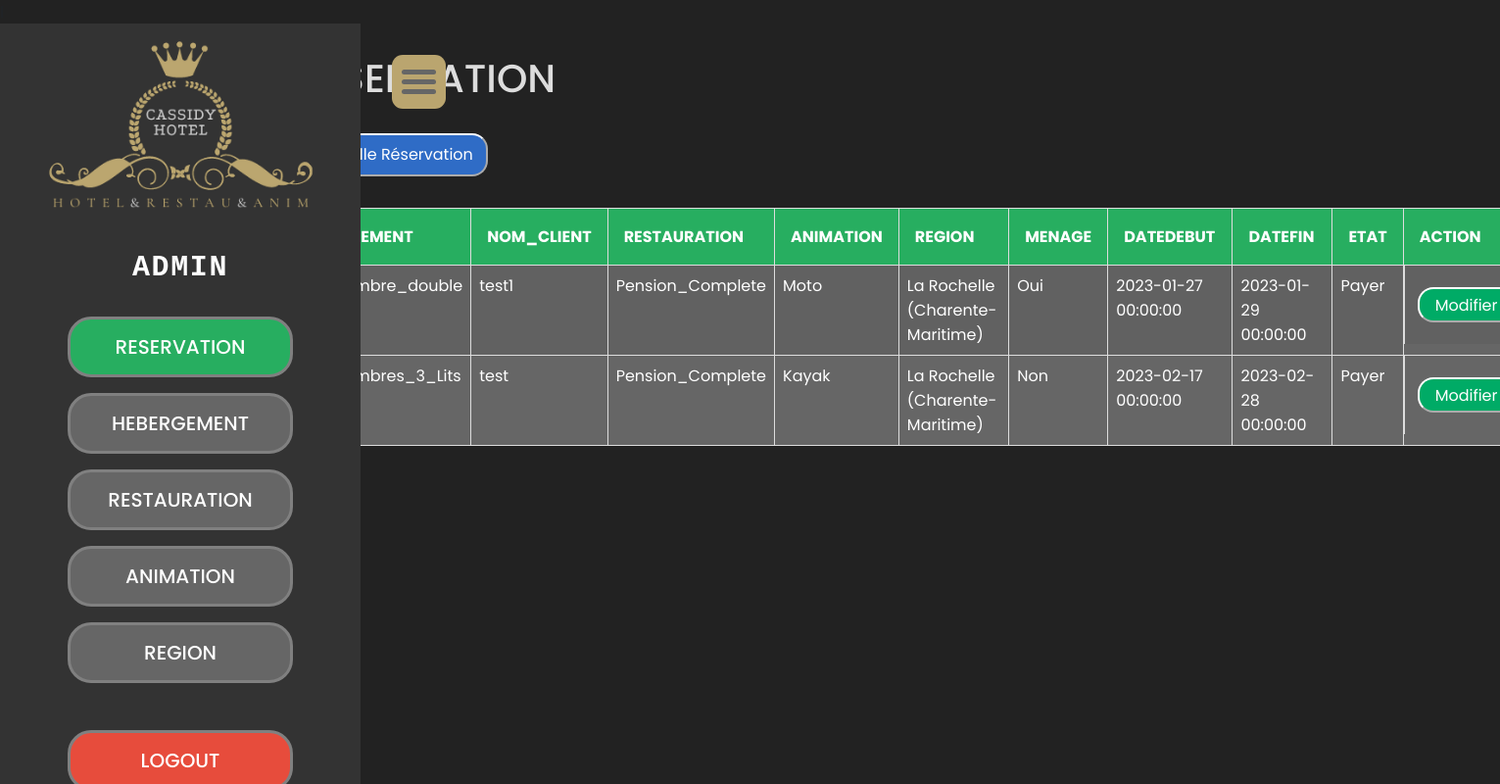
Screenshot of /cvven/Vue/admin_res.php (signed in) with the database file from the repository.
### tables this page shows
CREATE TABLE `Reservation` (
  `Reservation_ID` int(11) NOT NULL,
  `Hebergement_ID` int(11) NOT NULL,
  `Client_ID` int(11) NOT NULL,
  `Restauration_ID` int(11) NOT NULL,
  `Animation_ID` int(11) NOT NULL,
  `Region_ID` int(11) NOT NULL,
  `Menage` varchar(20) NOT NULL,
  `DateDebut` datetime NOT NULL,
  `DateFin` datetime NOT NULL,
  `Etat` varchar(30) NOT NULL DEFAULT 'en cours de confirmation'
);

CREATE TABLE `Hebergement` (
  `ID` int(11) NOT NULL,
  `Logements` varchar(40) NOT NULL,
  `prix` int(11) NOT NULL
);

CREATE TABLE `Client` (
  `ID` int(11) NOT NULL,
  `Nom` varchar(255) NOT NULL,
  `Prenom` varchar(255) NOT NULL,
  `telephone` int(20) NOT NULL,
  `mail` varchar(100) NOT NULL,
  `password` varchar(50) NOT NULL,
  `users_type` varchar(20) NOT NULL DEFAULT 'user'
);

CREATE TABLE `Restauration` (
  `ID` int(11) NOT NULL,
  `Type_Resto` varchar(50) NOT NULL
);

CREATE TABLE `Animation` (
  `ID` int(11) NOT NULL,
  `Nom_Anim` varchar(30) NOT NULL,
  `Vacances_Scolaire` tinyint(1) NOT NULL,
  `Hors_Vacances_Scolaire` tinyint(1) NOT NULL
);

CREATE TABLE `Region` (
  `ID` int(11) NOT NULL,
  `Nom_Region` varchar(50) DEFAULT NULL
);

### cvven/Vue/common/menu.php (shortened to what this page needs)
<link rel="stylesheet" href="../css/menu.css">
<?php
     $url = $_SERVER['REQUEST_URI'];
    $reservation="";
    $hebergement="";
    $restauration="";
    $animation="";
    $region="";
    $logout="logout";
    if(strpos($url,"admin_res.php")>0){
        $reservation="active";
    }
?>
<header id="sidebar">
    <div class="hamburger" onclick="myFunction()">
        <div class="top"></div>
        <div class="mid"></div>
        <div class="bottom"></div>
    </div>
    <div class="content">
        <div class="top">
            <div class="logo">
                <img src="../Image/hotel.png">
            </div>
            <h2><span>admin</span><h2>
        </div>
            <div class="sidebar1">
            <ul1>
                <li1>
                    <a href="admin_res.php" class='<?=$reservation?>'>
                        <h4 class="reservation <?=$reservation?>">Reservation</h4>
                    </a>
                </li1>
                <li1>
                    <a href="admin_heb.php" class='<?=$hebergement?>'>
                        <h4 class="annonce <?=$hebergement?>">Hebergement</h4>
                    </a>
                </li1>
                <li1>
                    <a href="admin_resto.php" class='<?=$restauration?>'>
                        <h4 class="piece <?=$restauration?>">Restauration</h4>
                    </a>
                </li1>
                <li1>
                    <a href="admin_anim.php" class='<?=$animation?>'>
                        <h4 class="services <?=$animation?>">Animation</h4>
                    </a>
                </li1>
                <li1>
                    <a href="admin_region.php" class='<?=$region?>'>
                        <h4 class="photo <?=$region?>">Region</h4>
                    </a>
                </li1>
                <li1>
                    <a href="../Controleur/clogout_admin.php" class='<?=$logout?>'>
                        <h4>Logout</h4>
                    </a>
                </li1>
            </ul1>
        </div>
    </div>
</header>

### cvven/Vue/admin_res.php (shortened to what this page needs)
<?php
include "./common/menu.php";
?>
<!DOCTYPE html>
<html lang="en">
<head>
    <link rel="stylesheet" type="text/css" href="https://cdn.jsdelivr.net/npm/bootstrap@5.0.2/dist/css/bootstrap.min.css">
    <link rel="stylesheet" href="../css/admin.css">
</head>
<body>
    <div class="container">
        <div class="title">
            <h1>Réservation</h1>
        </div>
        <div class="row">
            <div class="col-12">
                <button type="button" class="btn-add" data-bs-toggle="modal" data-bs-target="#addnew">
                    Nouvelle Réservation
                </button>
                <table class="table table-bordered table-striped">
                    <thead>
                        <th class="top-th">Id</th>
                        <th class="top-th">Logement</th>
                        <th class="top-th">Nom_Client</th>
                        <th class="top-th">Restauration</th>
                        <th class="top-th">Animation</th>
                        <th class="top-th">Region</th>
                        <th class="top-th">Menage</th>
                        <th class="top-th">datedebut</th>
                        <th class="top-th">datefin</th>
                        <th class="top-th">Etat</th>
                        <th class="top-th">Action</th>
                    </thead>
                    <?php
                    include "../Modele/admin_res/reservation.php";
                    ?>
                </table>
            </div>
        </div>
    </div>
</body>
</html>

### cvven/Modele/admin_res/reservation.php (shortened to what this page needs)
<?php
$database = new Connection();
$db = $database->open();
try {
    $sql = "SELECT *,Hebergement.*, Restauration.Type_Resto, Animation.Nom_Anim, Region.Nom_Region
                FROM Reservation AS Res
            INNER JOIN Hebergement ON Hebergement.ID = Res.Hebergement_ID
            INNER JOIN Restauration ON Restauration.ID = Res.Restauration_ID
            INNER JOIN Animation ON Animation.ID = Res.Animation_ID
            INNER JOIN Region ON Region.ID = Res.Region_ID
            INNER JOIN Client ON Client.ID = Res.Client_ID";
    foreach ($db->query($sql) as $row) {
?>
        <tr>
            <td><?php echo htmlspecialchars($row['Reservation_ID']); ?></td>
            <td><?php echo htmlspecialchars($row['Logements']); ?></td>
            <td><?php echo htmlspecialchars($row['Nom']); ?></td>
            <td><?php echo htmlspecialchars($row['Type_Resto']); ?></td>
            <td><?php echo htmlspecialchars($row['Nom_Anim']); ?></td>
            <td><?php echo htmlspecialchars($row['Nom_Region']); ?></td>
            <td><?php echo htmlspecialchars($row['Menage']); ?></td>
            <td><?php echo htmlspecialchars($row['DateDebut']); ?></td>
            <td><?php echo htmlspecialchars($row['DateFin']); ?></td>
            <td><?php echo htmlspecialchars($row['Etat']); ?></td>
            <td class="td-edit-delete">
                <a href="#edit_<?php echo htmlspecialchars($row['Reservation_ID']); ?>" class="btn-edit" data-bs-toggle="modal"> Modifier</a>
            </td>
        </tr>
<?php
    }
} catch (PDOException $e) {
    echo 'Il y a un problème de connexion :' . $e->getMessage();
}
?>

### cvven/css/menu.css (style rules this page uses)
:root { --green:#27ae60; --orange:#f39c12; --red:#e74c3c; --black:#333; --light-color:#666; --white:#fff; --light-bg:#f6f6f6; --gray: rgb(173, 170, 170) ; --border:.3rem solid rgba(0, 0, 0, 0.47); --box-shadow:0 .5rem 1rem rgba(0,0,0,.1); }
* { margin: 0; padding: 0; }
header#sidebar { position: fixed; z-index: 999; height: 100vh; background-color: var(--black); min-width: 22rem; transform: translateX(0%); transition: .2s; }
header#sidebar .hamburger { width: 25px; height: 25px; background-color: #baa56f; display: flex; flex-direction: column; align-items: center; justify-content: space-between; position: absolute; left: 25rem; top: 2rem; padding: 15px; border-radius: 11px; cursor: pointer; }
header#sidebar .hamburger .top, header#sidebar .hamburger .mid, header#sidebar .hamburger .bottom { width: 35px; height: 5px; background: #666; border-radius: 5px; transition: .2s; }
header ul1 li1 { position: relative; width: 23rem; list-style: none; }
.content .top .logo img { filter: invert(20%); width: 23rem; }
.content .top h2 { display: flex; justify-content: center; align-items: center; margin: 1rem; text-transform: uppercase; color: #fff; letter-spacing: .1rem; font-family: 'Courier New', Courier, monospace; font-size: 30px; font-weight: 600; }
.sidebar1 ul1 li1 { display: flex; justify-content: center; align-items: center; margin-bottom: 1rem; }
.sidebar1 ul1 li1 a { display: flex; justify-content: center; align-items: center; width: 13rem; background-color: var(--light-color); padding: 0.5rem; border: .2rem solid gray; border-radius: 1.5rem; text-decoration: none; text-transform: uppercase; color: rgb(255, 255, 255); transition: .3s; }
.sidebar1 ul1 li1 a h4 { font-family: 'Poppins', sans-serif; font-size: 20px; font-weight: 500; margin: .5rem; }
.sidebar1 ul1 li1 a.logout { margin-top: 2rem; background-color: var(--red); }
.sidebar1 a.active { background: var(--green); }

### cvven/css/admin.css (style rules this page uses)
:root { --green:#27ae60; --orange:#f39c12; --red:#e74c3c; --black:#333; --blue: #2f6cc6; --green1: #00ab66; --red1:#dc210e; --moreblack: #222; --light-color:#666; --white:#fff; --light-bg:#f6f6f6; --white-light:#f2f2f2; --border:.3rem solid rgba(0, 0, 0, 0.47); --box-shadow:0 .5rem 1rem rgba(0,0,0,.1); }
* { margin: 0; padding: 0; }
html { background-color: var(--moreblack); }
body { background-color: var(--moreblack); }
.container { font-family: 'Poppins', sans-serif; position: relative; width: 58rem; top: 2rem; }
.title { margin-bottom: 2rem; }
.title h1 { color: #ddd; text-transform: uppercase; }
th { padding: auto; padding: 1rem; border: .1rem solid #ddd; }
th.top-th { background-color: var(--green); padding: 1rem; text-transform: uppercase; }
tr,td { padding: .2rem 3rem; background-color: #666; border: 1px solid #ddd; color: #fff; }
td { height: 4rem; }
td a { color: #fff; background-color: rgba(51, 51, 51, 0.639); text-decoration: none; }
.btn-add { margin-bottom: 2rem; padding: .5rem; width: 11rem; background-color: var(--blue); border: 2px outset #fff; border-radius: 1rem; color: #fff; transition: .3s; }
.btn-edit { display: flex; justify-content: center; align-items: center; margin: .3rem; width: 6rem; height: 2rem; background-color: var(--green1); border: 2px outset #fff; border-radius: 1rem; color: #fff; transition: .3s; }
td.td-edit-delete { display: flex; justify-content: center; align-items: center; }
.row { --bs-gutter-x: 17rem; }
.h2, h2 { font-size: 2rem; text-transform: uppercase; color: var(--black); }
.table { width: 118%; margin-left: -2rem; }

### rows the page displays
reservation: Hebergement_ID.Logements "Chambre_double", Client_ID.Nom "test1", Restauration_ID.Type_Resto "Pension_Complete", Animation_ID.Nom_Anim "Moto", Region_ID.Nom_Region "La Rochelle (Charente-Maritime)", Menage "Oui", DateDebut "2023-01-27 00:00:00", DateFin "2023-01-29 00:00:00", Etat "Payer"
reservation: Hebergement_ID.Logements "Chambres_3_Lits", Client_ID.Nom "test", Restauration_ID.Type_Resto "Pension_Complete", Animation_ID.Nom_Anim "Kayak", Region_ID.Nom_Region "La Rochelle (Charente-Maritime)", Menage "Non", DateDebut "2023-02-17 00:00:00", DateFin "2023-02-28 00:00:00", Etat "Payer"
